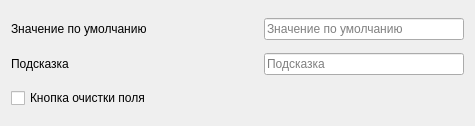
<?xml version="1.0" encoding="UTF-8"?>
<ui version="4.0">
 <class>Text</class>
 <widget class="QWidget" name="Text">
  <property name="geometry">
   <rect>
    <x>0</x>
    <y>0</y>
    <width>475</width>
    <height>126</height>
   </rect>
  </property>
  <property name="minimumSize">
   <size>
    <width>475</width>
    <height>0</height>
   </size>
  </property>
  <property name="windowTitle">
   <string>Text</string>
  </property>
  <layout class="QVBoxLayout" name="verticalLayout">
   <item>
    <layout class="QHBoxLayout" name="defaultLayout">
     <item>
      <widget class="QLabel" name="defaultLabel">
       <property name="sizePolicy">
        <sizepolicy hsizetype="Maximum" vsizetype="Preferred">
         <horstretch>0</horstretch>
         <verstretch>0</verstretch>
        </sizepolicy>
       </property>
       <property name="text">
        <string>Значение по умолчанию</string>
       </property>
      </widget>
     </item>
     <item>
      <spacer name="defaultSpacer">
       <property name="orientation">
        <enum>Qt::Horizontal</enum>
       </property>
       <property name="sizeHint" stdset="0">
        <size>
         <width>40</width>
         <height>20</height>
        </size>
       </property>
      </spacer>
     </item>
     <item>
      <widget class="QLineEdit" name="defaultField">
       <property name="sizePolicy">
        <sizepolicy hsizetype="Maximum" vsizetype="Fixed">
         <horstretch>0</horstretch>
         <verstretch>0</verstretch>
        </sizepolicy>
       </property>
       <property name="minimumSize">
        <size>
         <width>200</width>
         <height>0</height>
        </size>
       </property>
       <property name="maximumSize">
        <size>
         <width>200</width>
         <height>16777215</height>
        </size>
       </property>
       <property name="placeholderText">
        <string>Значение по умолчанию</string>
       </property>
       <property name="clearButtonEnabled">
        <bool>true</bool>
       </property>
      </widget>
     </item>
    </layout>
   </item>
   <item>
    <layout class="QHBoxLayout" name="hintLayout">
     <item>
      <widget class="QLabel" name="hintLabel">
       <property name="sizePolicy">
        <sizepolicy hsizetype="Maximum" vsizetype="Preferred">
         <horstretch>0</horstretch>
         <verstretch>0</verstretch>
        </sizepolicy>
       </property>
       <property name="text">
        <string>Подсказка</string>
       </property>
      </widget>
     </item>
     <item>
      <spacer name="hintSpacer">
       <property name="orientation">
        <enum>Qt::Horizontal</enum>
       </property>
       <property name="sizeHint" stdset="0">
        <size>
         <width>40</width>
         <height>20</height>
        </size>
       </property>
      </spacer>
     </item>
     <item>
      <widget class="QLineEdit" name="hintField">
       <property name="sizePolicy">
        <sizepolicy hsizetype="Maximum" vsizetype="Fixed">
         <horstretch>0</horstretch>
         <verstretch>0</verstretch>
        </sizepolicy>
       </property>
       <property name="minimumSize">
        <size>
         <width>200</width>
         <height>0</height>
        </size>
       </property>
       <property name="maximumSize">
        <size>
         <width>200</width>
         <height>16777215</height>
        </size>
       </property>
       <property name="placeholderText">
        <string>Подсказка</string>
       </property>
       <property name="clearButtonEnabled">
        <bool>true</bool>
       </property>
      </widget>
     </item>
    </layout>
   </item>
   <item>
    <widget class="QCheckBox" name="clearButtonCheckbox">
     <property name="text">
      <string>Кнопка очистки поля</string>
     </property>
    </widget>
   </item>
  </layout>
 </widget>
 <resources/>
 <connections/>
</ui>
